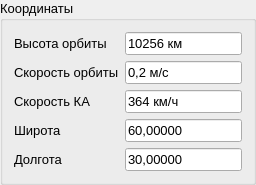
           <widget class="QGroupBox" name="groupBox_3">
            <property name="maximumSize">
             <size>
              <width>256</width>
              <height>16777215</height>
             </size>
            </property>
            <property name="font">
             <font>
              <pointsize>10</pointsize>
             </font>
            </property>
            <property name="title">
             <string>Координаты</string>
            </property>
            <layout class="QVBoxLayout" name="verticalLayout_9">
             <item>
              <layout class="QHBoxLayout" name="horizontalLayout_9">
               <item>
                <widget class="QLabel" name="label_2">
                 <property name="minimumSize">
                  <size>
                   <width>105</width>
                   <height>0</height>
                  </size>
                 </property>
                 <property name="sizeIncrement">
                  <size>
                   <width>0</width>
                   <height>0</height>
                  </size>
                 </property>
                 <property name="font">
                  <font>
                   <pointsize>10</pointsize>
                  </font>
                 </property>
                 <property name="text">
                  <string>Высота орбиты</string>
                 </property>
                </widget>
               </item>
               <item>
                <widget class="QLineEdit" name="lineEdit">
                 <property name="sizePolicy">
                  <sizepolicy hsizetype="Expanding" vsizetype="Fixed">
                   <horstretch>0</horstretch>
                   <verstretch>0</verstretch>
                  </sizepolicy>
                 </property>
                 <property name="baseSize">
                  <size>
                   <width>0</width>
                   <height>0</height>
                  </size>
                 </property>
                 <property name="font">
                  <font>
                   <pointsize>10</pointsize>
                  </font>
                 </property>
                 <property name="text">
                  <string>10256 км</string>
                 </property>
                 <property name="readOnly">
                  <bool>true</bool>
                 </property>
                </widget>
               </item>
              </layout>
             </item>
             <item>
              <layout class="QHBoxLayout" name="horizontalLayout_10">
               <item>
                <widget class="QLabel" name="label_3">
                 <property name="minimumSize">
                  <size>
                   <width>105</width>
                   <height>0</height>
                  </size>
                 </property>
                 <property name="sizeIncrement">
                  <size>
                   <width>0</width>
                   <height>0</height>
                  </size>
                 </property>
                 <property name="font">
                  <font>
                   <pointsize>10</pointsize>
                  </font>
                 </property>
                 <property name="text">
                  <string>Скорость орбиты</string>
                 </property>
                </widget>
               </item>
               <item>
                <widget class="QLineEdit" name="lineEdit_2">
                 <property name="sizePolicy">
                  <sizepolicy hsizetype="Expanding" vsizetype="Fixed">
                   <horstretch>0</horstretch>
                   <verstretch>0</verstretch>
                  </sizepolicy>
                 </property>
                 <property name="baseSize">
                  <size>
                   <width>0</width>
                   <height>0</height>
                  </size>
                 </property>
                 <property name="font">
                  <font>
                   <pointsize>10</pointsize>
                  </font>
                 </property>
                 <property name="text">
                  <string>0,2 м/с</string>
                 </property>
                 <property name="readOnly">
                  <bool>true</bool>
                 </property>
                </widget>
               </item>
              </layout>
             </item>
             <item>
              <layout class="QHBoxLayout" name="horizontalLayout_11">
               <item>
                <widget class="QLabel" name="label_4">
                 <property name="minimumSize">
                  <size>
                   <width>105</width>
                   <height>0</height>
                  </size>
                 </property>
                 <property name="sizeIncrement">
                  <size>
                   <width>0</width>
                   <height>0</height>
                  </size>
                 </property>
                 <property name="font">
                  <font>
                   <pointsize>10</pointsize>
                  </font>
                 </property>
                 <property name="text">
                  <string>Скорость КА</string>
                 </property>
                </widget>
               </item>
               <item>
                <widget class="QLineEdit" name="lineEdit_3">
                 <property name="sizePolicy">
                  <sizepolicy hsizetype="Expanding" vsizetype="Fixed">
                   <horstretch>0</horstretch>
                   <verstretch>0</verstretch>
                  </sizepolicy>
                 </property>
                 <property name="baseSize">
                  <size>
                   <width>0</width>
                   <height>0</height>
                  </size>
                 </property>
                 <property name="font">
                  <font>
                   <pointsize>10</pointsize>
                  </font>
                 </property>
                 <property name="text">
                  <string>364 км/ч</string>
                 </property>
                 <property name="readOnly">
                  <bool>true</bool>
                 </property>
                </widget>
               </item>
              </layout>
             </item>
             <item>
              <layout class="QHBoxLayout" name="horizontalLayout_12">
               <item>
                <widget class="QLabel" name="label_5">
                 <property name="minimumSize">
                  <size>
                   <width>105</width>
                   <height>0</height>
                  </size>
                 </property>
                 <property name="sizeIncrement">
                  <size>
                   <width>0</width>
                   <height>0</height>
                  </size>
                 </property>
                 <property name="font">
                  <font>
                   <pointsize>10</pointsize>
                  </font>
                 </property>
                 <property name="text">
                  <string>Широта</string>
                 </property>
                </widget>
               </item>
               <item>
                <widget class="QLineEdit" name="lineEdit_4">
                 <property name="sizePolicy">
                  <sizepolicy hsizetype="Expanding" vsizetype="Fixed">
                   <horstretch>0</horstretch>
                   <verstretch>0</verstretch>
                  </sizepolicy>
                 </property>
                 <property name="baseSize">
                  <size>
                   <width>0</width>
                   <height>0</height>
                  </size>
                 </property>
                 <property name="font">
                  <font>
                   <pointsize>10</pointsize>
                  </font>
                 </property>
                 <property name="text">
                  <string>60,00000</string>
                 </property>
                 <property name="readOnly">
                  <bool>true</bool>
                 </property>
                </widget>
               </item>
              </layout>
             </item>
             <item>
              <layout class="QHBoxLayout" name="horizontalLayout_13">
               <item>
                <widget class="QLabel" name="label_9">
                 <property name="minimumSize">
                  <size>
                   <width>105</width>
                   <height>0</height>
                  </size>
                 </property>
                 <property name="sizeIncrement">
                  <size>
                   <width>0</width>
                   <height>0</height>
                  </size>
                 </property>
                 <property name="font">
                  <font>
                   <pointsize>10</pointsize>
                  </font>
                 </property>
                 <property name="text">
                  <string>Долгота</string>
                 </property>
                </widget>
               </item>
               <item>
                <widget class="QLineEdit" name="lineEdit_5">
                 <property name="sizePolicy">
                  <sizepolicy hsizetype="Expanding" vsizetype="Fixed">
                   <horstretch>0</horstretch>
                   <verstretch>0</verstretch>
                  </sizepolicy>
                 </property>
                 <property name="baseSize">
                  <size>
                   <width>0</width>
                   <height>0</height>
                  </size>
                 </property>
                 <property name="font">
                  <font>
                   <pointsize>10</pointsize>
                  </font>
                 </property>
                 <property name="text">
                  <string>30,00000</string>
                 </property>
                 <property name="readOnly">
                  <bool>true</bool>
                 </property>
                </widget>
               </item>
              </layout>
             </item>
            </layout>
           </widget>
